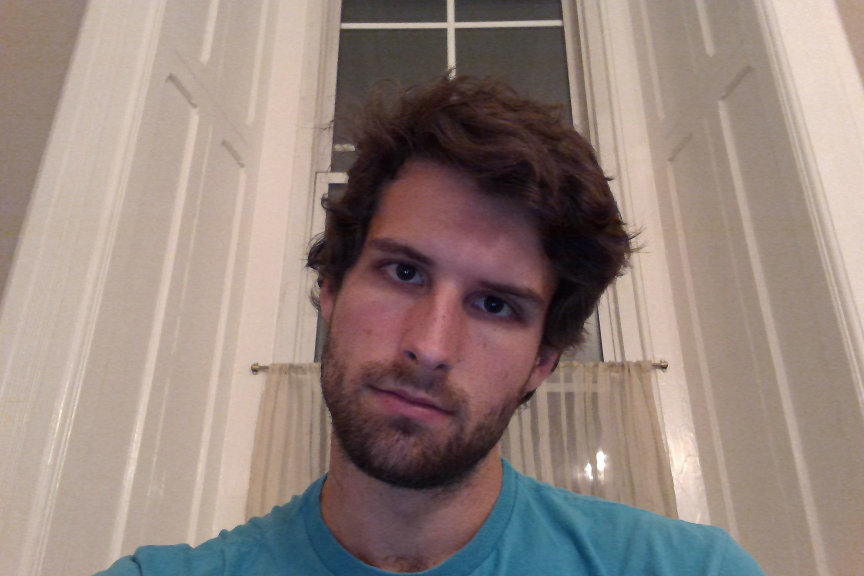
#> input picture angle.jpg, 2592 x 1728 px (shown at 1/3 size)
$ python face_detection.py
#> lines starting #> are read from the running program, lines starting #| are printed output that depends on the picture; after the words box and inside, x2 and y2 are one past the last pixel; in counts of white or black regions, pixels touching at a corner belong together
import numpy as np
import cv2
import math

FACE_CLASSIFIER_FILE = 'text_data/haarcascade_frontalface.xml'
EYE_CLASSIFIER_FILE = 'text_data/haarcascade_eye.xml'

def rotateImage(image, angle):
  image_center = tuple(np.array(image.shape)/2)
  rot_mat = cv2.getRotationMatrix2D(image_center,angle,1.0)
  result = cv2.warpAffine(image, rot_mat, image.shape,flags=cv2.INTER_LINEAR)
  return result

def main():
    face_cascade = cv2.CascadeClassifier(FACE_CLASSIFIER_FILE)
    eye_cascade = cv2.CascadeClassifier(EYE_CLASSIFIER_FILE)

    img = cv2.imread('angle.jpg')
#> img is the input picture: shape (1728, 2592, 3); mean B, G, R 125.7, 132.8, 148.8
    small = cv2.resize(img, (0,0), fx=0.4, fy=0.4)
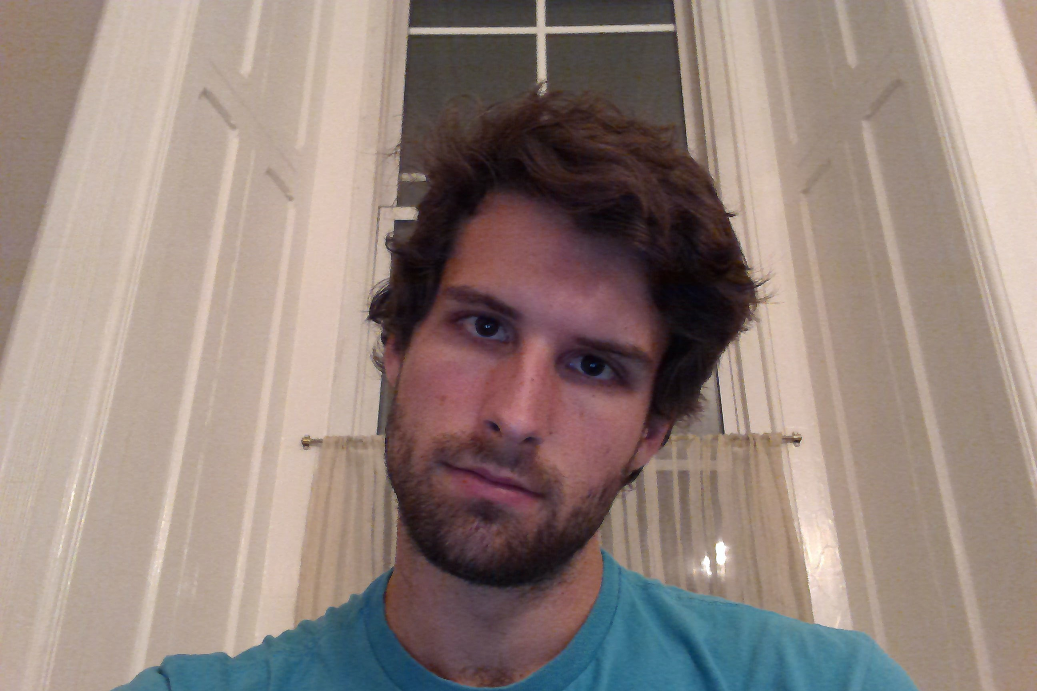
#> small: shape (691, 1037, 3); mean B, G, R 125.7, 132.8, 148.8
    gray = cv2.cvtColor(small, cv2.COLOR_BGR2GRAY)
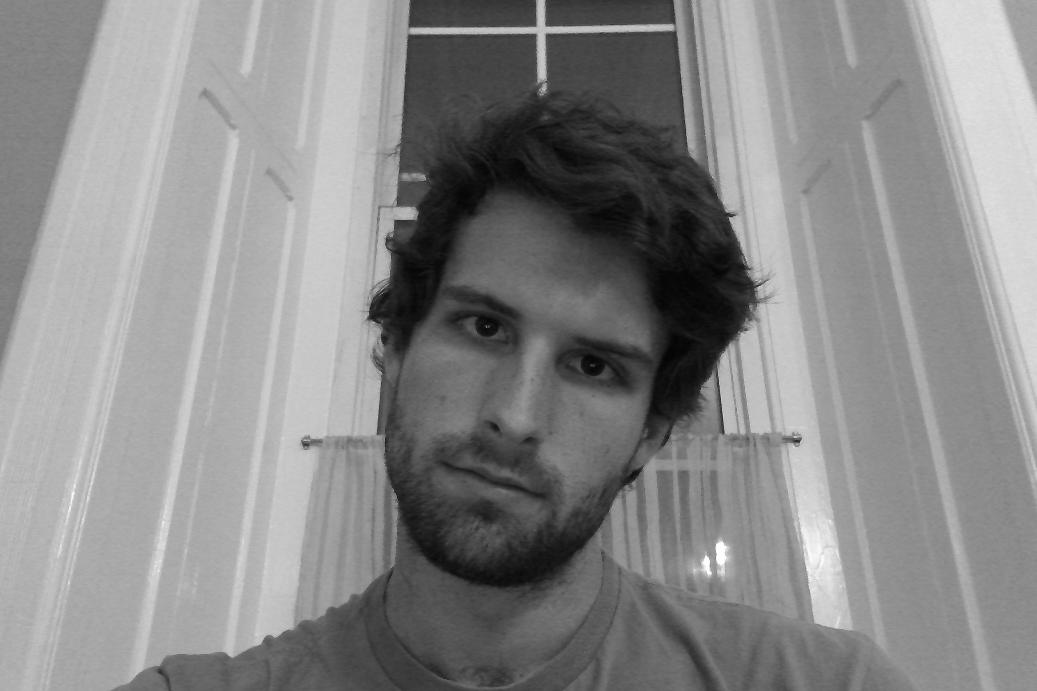
#> gray: shape (691, 1037); min 3, max 255, mean 136.8


    faces = face_cascade.detectMultiScale(gray, 1.3, 5)
#> faces = [[340, 211, 356, 356]]
    print(len(faces))
#| 1
    for (x,y,w,h) in faces:
        small = cv2.rectangle(small,(x,y),(x+w,y+h),(255,0,0),2)
        roi_gray = gray[y:y+h, x:x+w]
        #roi_color = small[y:y+h, x:x+w]
        eyes = eye_cascade.detectMultiScale(roi_gray)
        for (ex,ey,ew,eh) in eyes:
            cv2.rectangle(roi_gray,(ex,ey),(ex+ew,ey+eh),(0,255,0),2)
        #rotate image
        x1, y1, w1, h1 = eyes[0]
        x2, y2, w2, h2 = eyes[1]
        dy = (y2 - y1)
        dx = (x2 - x1)
        angle = (2+ math.atan(dy/dx) * 180) / 3.14
        rotated_image = gray
        rotated_image = rotateImage(gray, angle)
#> this loop made 1 pass
#> (x, y, w, h, eyes, x1, y1, w1) on pass 1: (340, 211, 356, 356, [[277, 259, 25, 25], [109, 83, 62, 62], [217, 122, 65, 65]], 277, 259, 25)
#> pass 1, in main, `small = cv2.rectangle(small,(x,y),(x+w,y+h),(255,0,0),2)`:
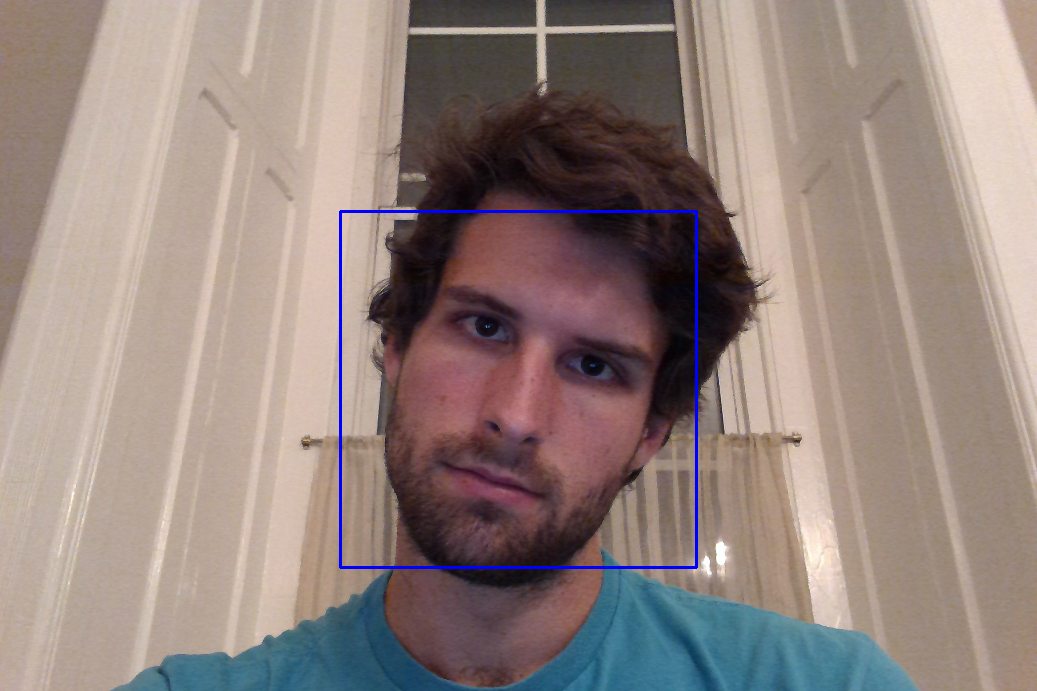
#> small: shape (691, 1037, 3); 0.6% of pixels changed, all inside (x1, y1, x2, y2) = (339, 210, 698, 569)
#> pass 1, in main, `roi_gray = gray[y:y+h, x:x+w]`:
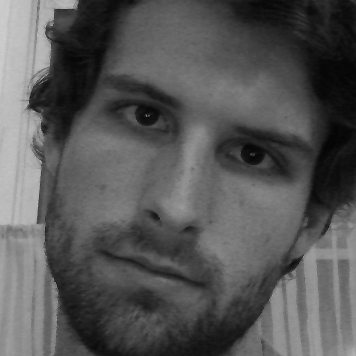
#> roi_gray: shape (356, 356); min 3, max 206, mean 86.6
#> pass 1, in rotateImage, `result = cv2.warpAffine(image, rot_mat, image.shape,flags=cv2.INTER_LI..`:
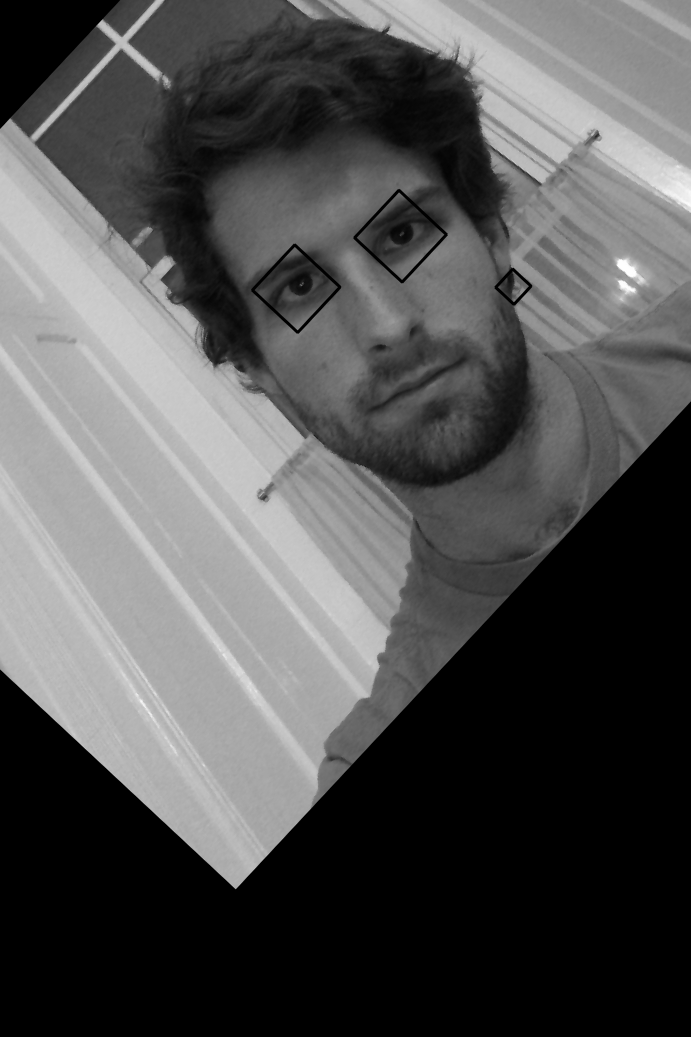
#> result: shape (1037, 691); min 0, max 254, mean 81.8
#> after the loop:
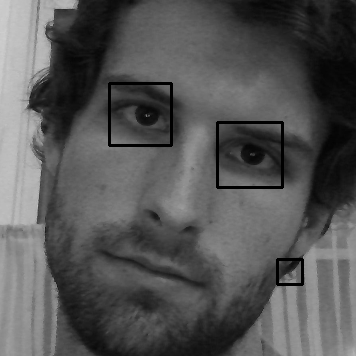
#> roi_gray: shape (356, 356); 1.43% of pixels changed, all inside (x1, y1, x2, y2) = (108, 82, 304, 286)


    cv2.imshow('img', rotated_image)
    cv2.waitKey(0)
    cv2.destroyAllWindows()


if __name__ == "__main__":
    main()

$ run again, with happy-test.jpg copied over angle.jpg
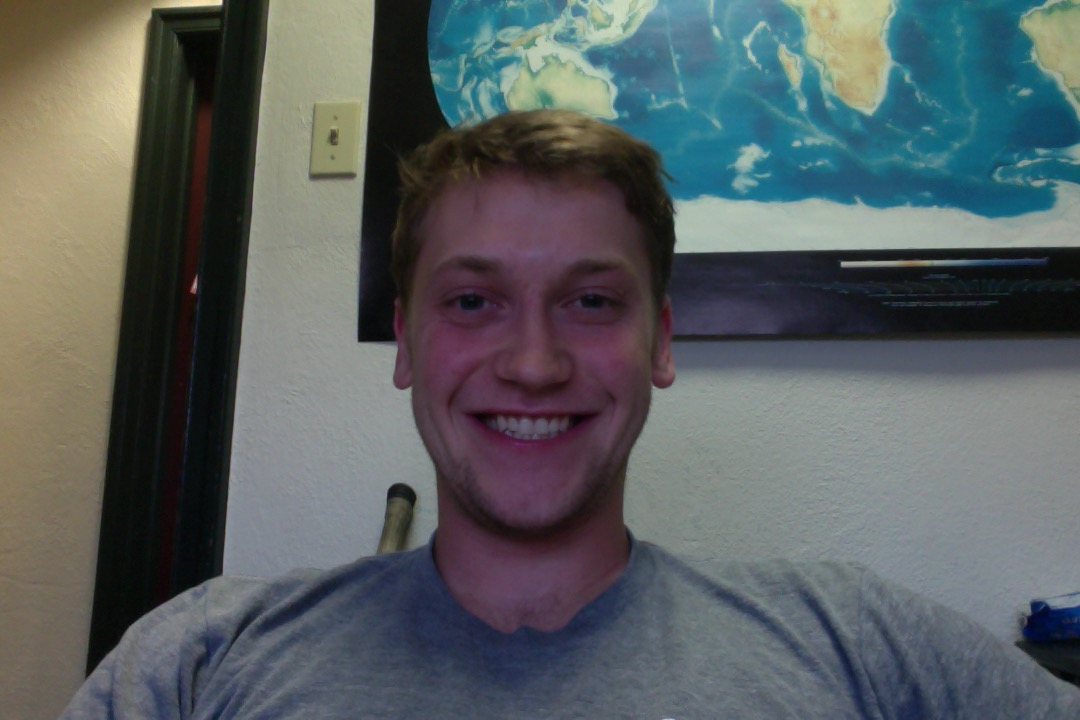
#> input picture happy-test.jpg, 1080 x 720 px
#> in main, img is the input picture: shape (720, 1080, 3); mean B, G, R 96.8, 95.9, 89.2
#> in main, `gray = cv2.cvtColor(small, cv2.COLOR_BGR2GRAY)`:
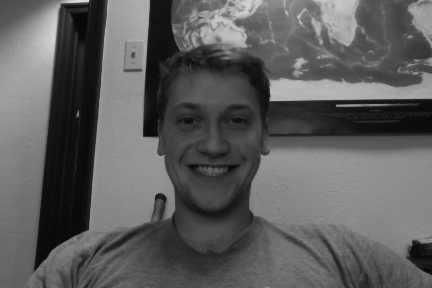
#> gray: shape (288, 432); min 5, max 227, mean 93.9
#> faces = [[150, 74, 121, 121]]
#| 1
#> the loop in main, `for (x,y,w,h) in faces:` made 1 pass
#> (x, y, w, h, x1, y1, w1, h1) on pass 1: (150, 74, 121, 121, 71, 30, 31, 31)
#> after the loop in main, `for (x,y,w,h) in faces:`:
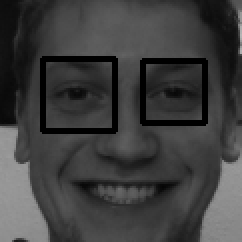
#> roi_gray: shape (121, 121) (shown 2 times larger); min 0, max 181, mean 62.6
